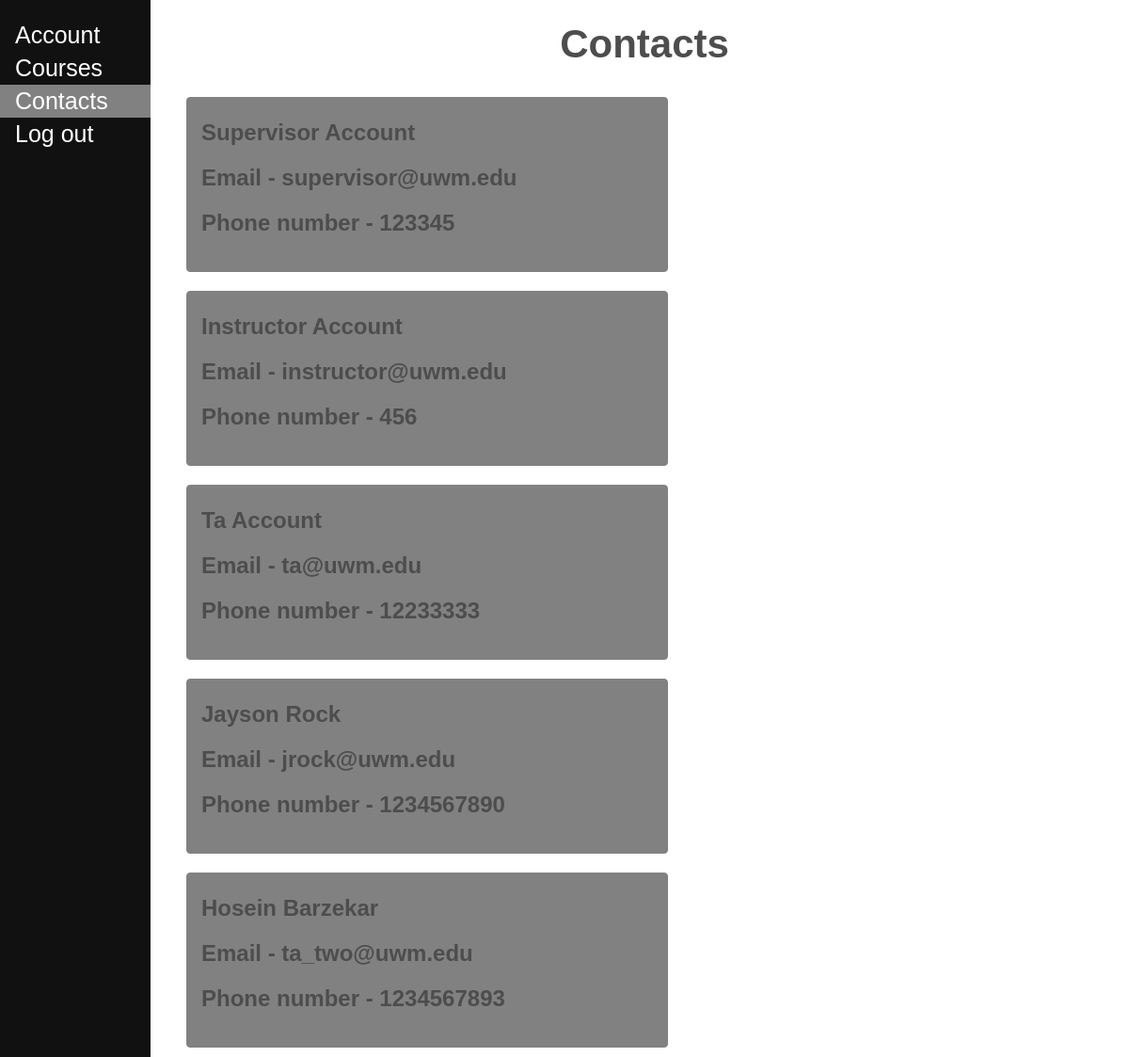
Before: /contacts/ with the older database file.
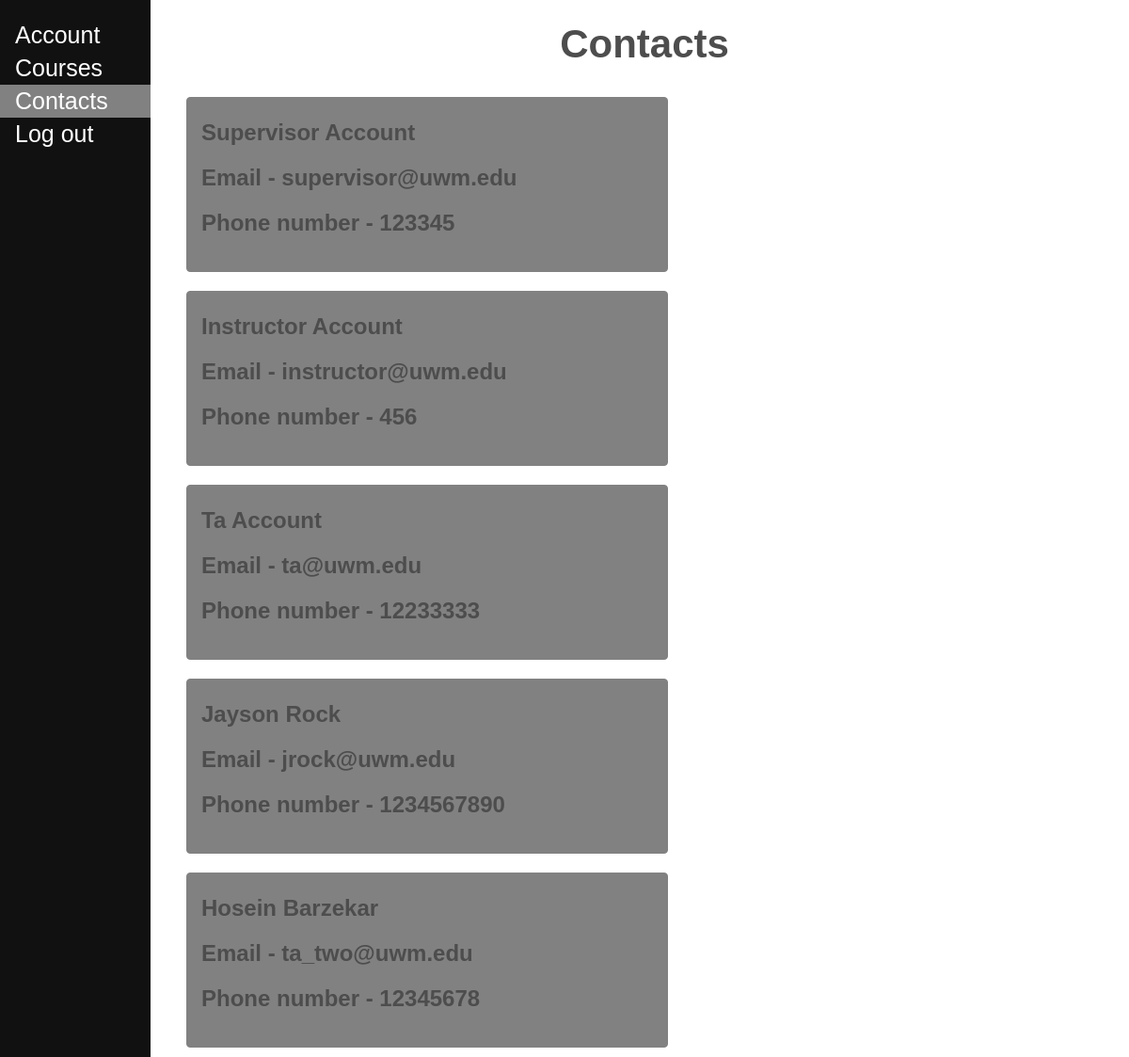
After: the same page with the newer database file.
### ourapp/models.py (models this page shows, shortened)
class MyUser(models.Model):
    first_name = models.CharField(max_length=100, default=None)
    last_name = models.CharField(max_length=100, default=None)
    password = models.CharField(max_length=100, default=None)
    address = models.CharField(max_length=100, default=None)
    email = models.EmailField(default=None)
    phone_number = models.CharField(max_length=15, default=None)
    role = models.CharField(max_length=100, default=None, choices=Role.choices)
    skills = models.ManyToManyField(Skill, default=None, blank=True)

### ourapp/views.py (the view, shortened to what this page needs)
# urls.py: path('contacts/', views.Contacts.as_view(), name='contacts')
class Contacts(View):
    def get(self, request):
        request.session['submitted'] = False
        accounts = MyUser.objects.all()
        return render(request, "contacts.html", {"accounts": accounts})

### ourapp/templates/contacts.html (shortened to what this page needs)
<!DOCTYPE html>
<html lang="en">
<head>
    {% load static %}
    <link rel="stylesheet" href="{% static 'styles.css' %}">
</head>
<body>
    <div class="sidenav">
        <a href="/account/">Account</a>
        <a href="/course/">Courses</a>
        <a href="/contacts/" class="current">Contacts</a>
        <a href="/">Log out</a>
    </div>
    <div class="main">
        <section>
            <h2>Contacts</h2>
            {% for i in accounts %}
                <div class="contactInfo">
                    <h1>{{ i.first_name }} {{ i.last_name }}</h1>
                    <h1 class="conText">Email - {{ i.email }}</h1>
                    <h1 class="conText">Phone number - {{ i.phone_number }}</h1>
                </div>
            {% endfor %}
        </section>
    </div>
</body>
</html>

Changed rows visible on the page:
changed MyUser "Hosein": phone_number "1234567893" → "12345678"
